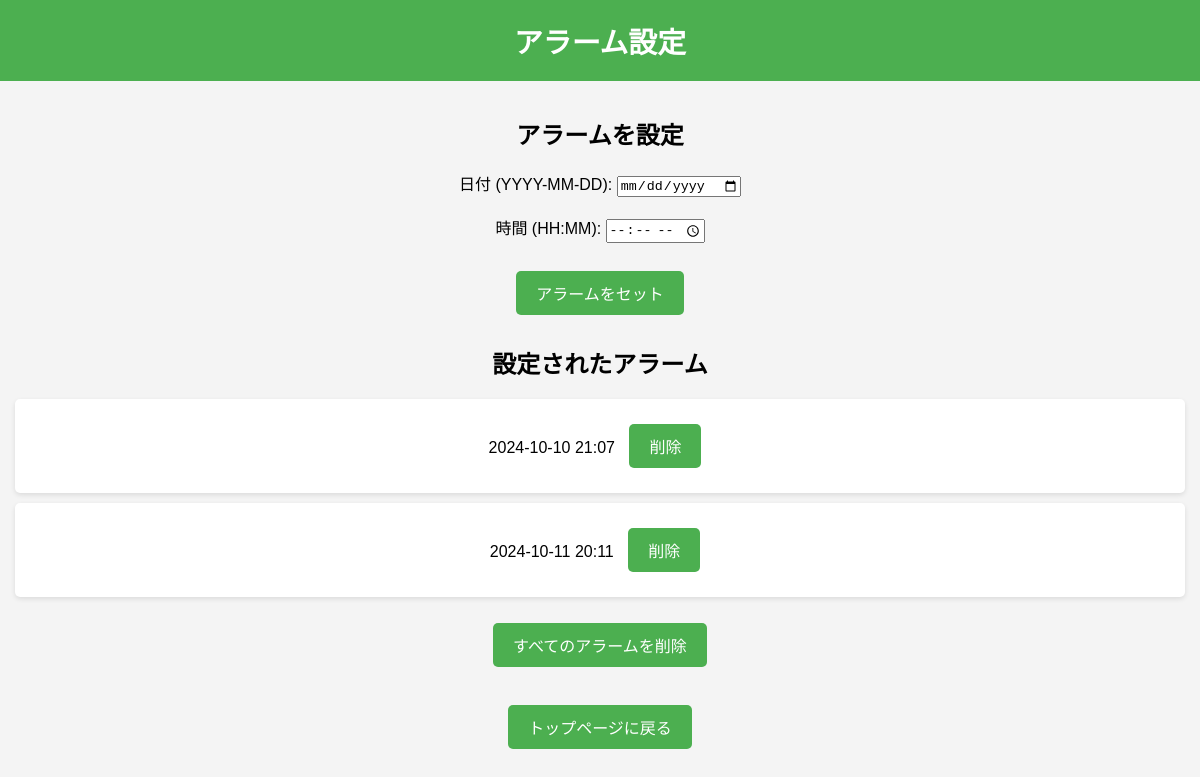
Page /add_alarm on the earlier database version.
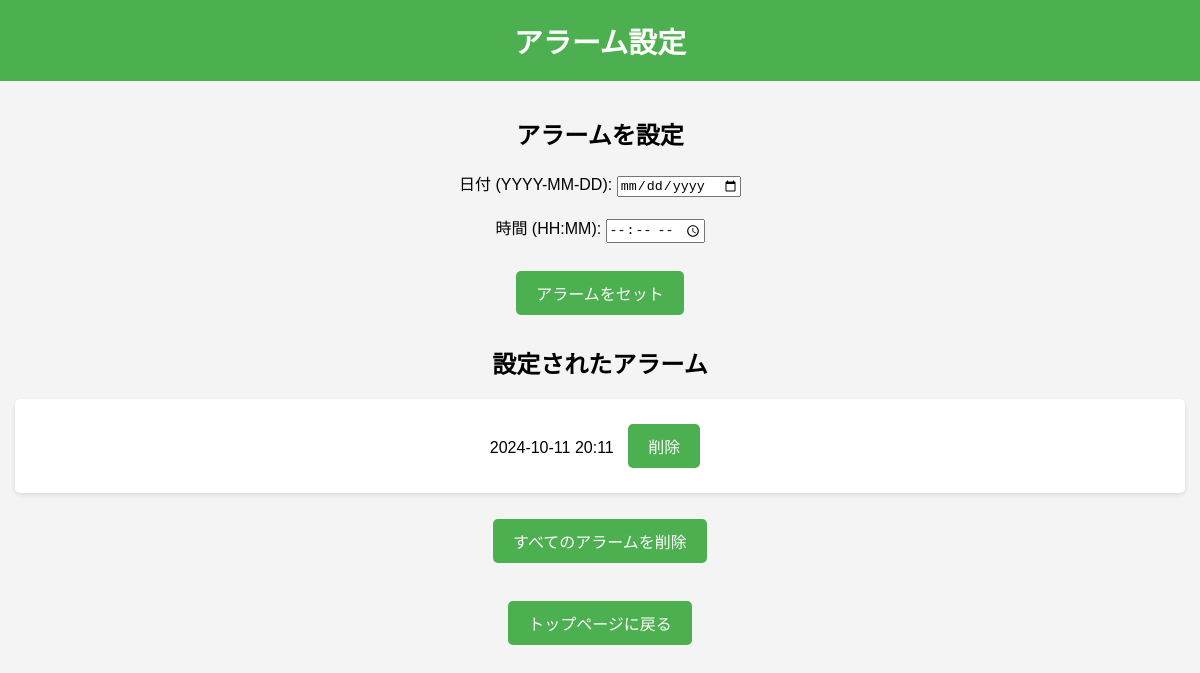
Same page on the later database version.
### tables this page shows
CREATE TABLE "alarms" (
	"alarm_id"	INTEGER,
	"alarm_time"	TEXT NOT NULL,
	PRIMARY KEY("alarm_id" AUTOINCREMENT)
);

### app.py (the view, shortened to what this page needs)
@app.route('/add_alarm', methods=['GET','POST'])
def add_alarm():
    delete_past_alarms()        # アラームの自動削除関数
    conn = get_db_connection()
    alarms = conn.execute('SELECT * FROM alarms ORDER BY alarm_time ASC').fetchall()
    conn.close()
    return render_template('set_alarm.html', alarms=alarms)

### app.py (called while the page is built)
def get_db_connection():
    conn = sqlite3.connect('sodateru.db')
    conn.row_factory = sqlite3.Row
    return conn

def delete_past_alarms():
    current_time = datetime.now().strftime('%Y-%m-%d %H:%M')
    conn = get_db_connection()
    conn.execute("DELETE FROM alarms WHERE alarm_time <= ?", (current_time,))
    conn.commit()

### templates/set_alarm.html (shortened to what this page needs)
<!DOCTYPE html>
<html lang="ja">
<head>
</head>
<body>
    <header>
        <h1>アラーム設定</h1>
    </header>
    <div class="container">
        <h2>アラームを設定</h2>
        <form action="/add_alarm" method="POST">
            <label for="date">日付 (YYYY-MM-DD):</label>
            <input type="date" id="date" name="date" required><br><br>
            <label for="time">時間 (HH:MM):</label>
            <input type="time" id="time" name="time" required><br><br>
            <button class="button" type="submit">アラームをセット</button>
        </form>
        <h2>設定されたアラーム</h2>
        <ul>
            {% for alarm in alarms %}
            <li>{{ alarm['alarm_time'] }}
                <form action="/delete_alarm" method="POST" style="display:inline;">
                    <button class="button" type="submit">削除</button>
                </form>
            </li>
            {% endfor %}
        </ul>
        {% if alarms %}
        <form action="/delete_all_alarms" method="POST">
            <button class="button">すべてのアラームを削除</button>
        </form>
        {% endif %}
        <br>
        <button class="button" onclick="location.href='{{ url_for('index') }}'">トップページに戻る</button>
    </div>
</body>
</html>

### templates/set_alarm.html (style rules this page uses)
body { font-family: 'Arial', sans-serif; margin: 0; padding: 0; background-color: #f4f4f4; text-align: center; }
header { background-color: #4CAF50; padding: 20px; color: white; }
h1 { margin: 0; font-size: 1.8em; }
h2 { font-size: 1.5em; margin-top: 20px; }
.container { padding: 15px; }
.button { background-color: #4CAF50; color: white; border: none; padding: 10px 20px; font-size: 1em; margin: 10px; cursor: pointer; border-radius: 5px; }
ul { list-style-type: none; padding: 0; }
ul li { background-color: #fff; margin: 10px 0; padding: 15px; border-radius: 5px; box-shadow: 0 2px 5px rgba(0, 0, 0, 0.1); }

Differences in the rows shown:
removed alarms: alarm_time "2024-10-10 21:07"
